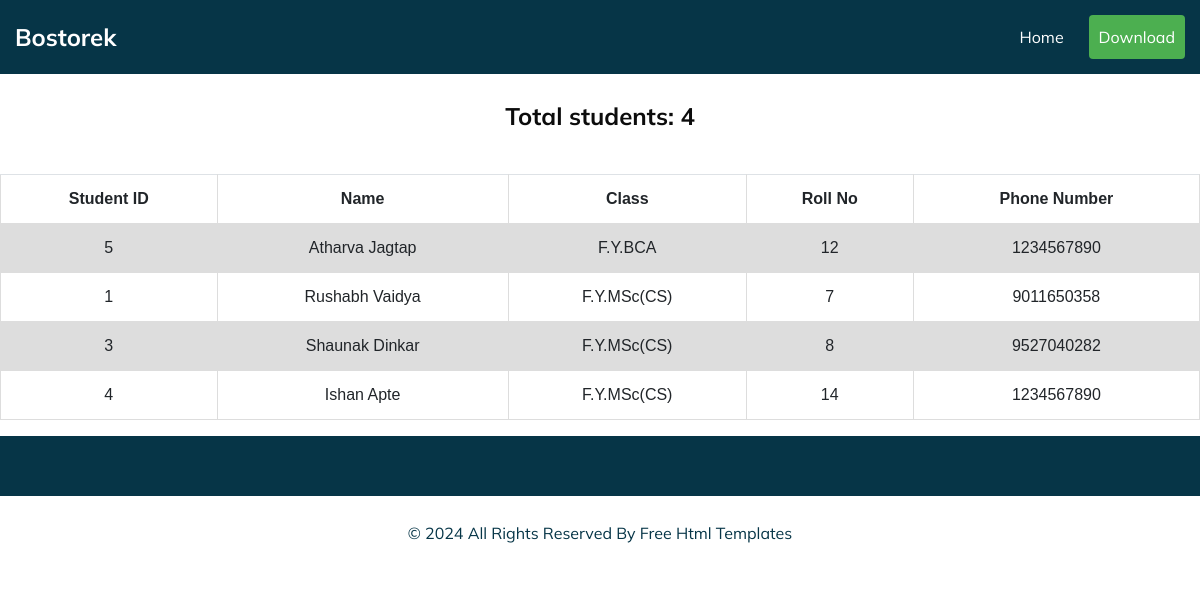
Page /student_reports/ on the committed database.
### app/models.py (models this page shows, shortened)
class student(models.Model):
    student_id = models.IntegerField(primary_key=True)
    student_name = models.CharField(max_length=50)
    phone = models.IntegerField()
    class_dept = models.CharField(max_length=100)
    roll_no = models.IntegerField()

### app/views.py (the view)
# urls.py: path('student_reports/', student_reports, name='student_reports'),
def student_reports(request):
    students = student.objects.all().order_by('class_dept')
    total_students = students.count()
    return render(request, 'student_reports.html', {'students': students, 'total_students': total_students})

### templates/student_reports.html (shortened to what this page needs)
<!DOCTYPE html>
<html>
<head>
  {% load static %}
  <link rel="stylesheet" type="text/css" href="static/css/bootstrap.css" />
  <link href="static/css/font-awesome.min.css" rel="stylesheet" />
  <link href="static/css/style.css" rel="stylesheet" />
  <link href="static/css/responsive.css" rel="stylesheet" />
</head>
<body class="sub_page">
  <div class="hero_area">
    <header class="header_section">
      <div class="container-fluid">
        <nav class="navbar navbar-expand-lg custom_nav-container ">
          <a class="navbar-brand" href="index.html">
            <span>
              Bostorek
            </span>
          </a>
          <div class="collapse navbar-collapse" id="navbarSupportedContent">
            <ul class="navbar-nav">
              <li class="nav-item ">
                <a class="nav-link pl-lg-0" href="{% url 'home' %}">Home </a>
              </li>
              <li class="nav-item ">
                <button class="fancy-button" onclick="exportTableToCSV('Students', 'table')">Download</button>
              </li>
            </ul>
          </div>
        </nav>
      </div>
    </header>
  </div><br>
  <p class="center"><b>Total students: {{ total_students }}</b></p>
  <br>
  <table id="table" class="table">
    <tr>
        <th>Student ID</th>
        <th>Name</th>
        <th>Class</th>
        <th>Roll No</th>
        <th>Phone Number</th>
    </tr>
    {% for x in students %}
    <tr>
        <td>{{ x.student_id }}</td>
        <td>{{ x.student_name }}</td>
        <td>{{ x.class_dept }}</td>
        <td>{{ x.roll_no }}</td>
        <td>{{ x.phone }}</td>
    </tr>
    {% endfor %}
</table>
  <section class="info_section layout_padding2">
  </section>
  <footer class="footer_section">
    <div class="container">
      <p>
        &copy; <span id="displayYear"></span> All Rights Reserved By
        <a href="https://html.design/">Free Html Templates</a>
      </p>
    </div>
  </footer>
</body>
</html>

### app/static/css/style.css (style rules this page uses)
body { font-family: 'Mulish', sans-serif; color: #0c0c0c; background-color: #ffffff; overflow-x: hidden; }
.layout_padding2 { padding: 75px 0; }
a, a:hover, a:focus { text-decoration: none; }
.hero_area { position: relative; min-height: 100vh; display: -webkit-box; display: -ms-flexbox; display: flex; -webkit-box-orient: vertical; -webkit-box-direction: normal; -ms-flex-direction: column; flex-direction: column; }
.sub_page .hero_area { min-height: auto; }
.header_section { background-color: #063547; padding: 15px 0; }
.navbar-brand { padding: 0; margin: 0; color: #000000; font-size: 24px; font-weight: bold; }
.navbar-brand span { color: #ffffff; }
.custom_nav-container { padding: 0; }
.custom_nav-container .navbar-nav { margin-left: auto; }
.custom_nav-container .navbar-nav .nav-item .nav-link { padding: 10px 25px; color: #ffffff; text-align: center; }
.info_section { background-color: #063547; color: #ffffff; padding: 45px 0 15px 0; }
.footer_section { position: relative; background-color: #ffffff; text-align: center; }
.footer_section p { color: #063547; padding: 25px 0; margin: 0; }
.footer_section p a { color: inherit; }
button { width: 100%; padding: 10px; background-color: #4caf50; color: #ffffff; border: none; border-radius: 4px; cursor: pointer; }
table { font-family: arial, sans-serif; border-collapse: collapse; width: 100%; }
td, th { border: 1px solid #dddddd; text-align: center; padding: 8px; }
tr:nth-child(even) { background-color: #dddddd; }

### app/static/css/responsive.css (style rules this page uses)
@media (min-width: 1200px) { .container { max-width: 1170px; } }

### templates/student_reports.html (style rules this page uses)
.center { text-align: center; font-size: 24px; }

### rows in the picture
student: student_id "5", student_name "Atharva Jagtap", class_dept "F.Y.BCA", roll_no "12", phone "1234567890"
student: student_id "1", student_name "Rushabh Vaidya", class_dept "F.Y.MSc(CS)", roll_no "7", phone "9011650358"
student: student_id "3", student_name "Shaunak Dinkar", class_dept "F.Y.MSc(CS)", roll_no "8", phone "9527040282"
student: student_id "4", student_name "Ishan Apte", class_dept "F.Y.MSc(CS)", roll_no "14", phone "1234567890"

### other values in the picture
{{ total_students }} "4"
